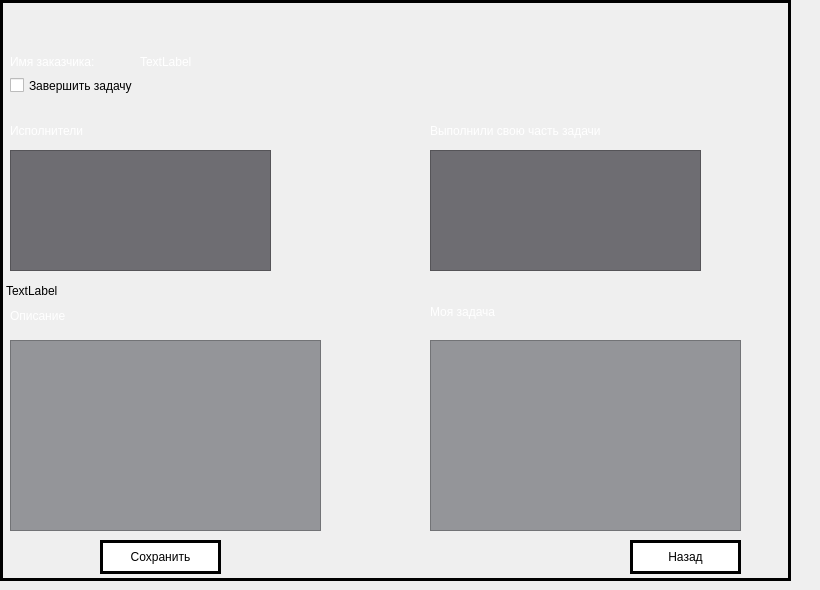
    <widget class="QWidget" name="page_5">
     <widget class="QLabel" name="label_6">
      <property name="geometry">
       <rect>
        <x>0</x>
        <y>0</y>
        <width>791</width>
        <height>581</height>
       </rect>
      </property>
      <property name="styleSheet">
       <string notr="true">background-image: url(:/img/backgroundPhotoSolarSystem_withoutSun.png);
	border: 3px solid rgb(0, 0, 0);</string>
      </property>
      <property name="text">
       <string>TextLabel</string>
      </property>
     </widget>
     <widget class="QCheckBox" name="checkBox_completeTheTask_onAboutTask">
      <property name="geometry">
       <rect>
        <x>10</x>
        <y>60</y>
        <width>401</width>
        <height>51</height>
       </rect>
      </property>
      <property name="styleSheet">
       <string notr="true">
background-color:none;
	font: 600 13pt &quot;Segoe UI Semibold&quot;;
color: white;
QCheckBox::::indicator
{
height: 30px; width: 30px;

}</string>
      </property>
      <property name="text">
       <string>Завершить задачу</string>
      </property>
     </widget>
     <widget class="QLabel" name="label_14">
      <property name="geometry">
       <rect>
        <x>10</x>
        <y>300</y>
        <width>211</width>
        <height>31</height>
       </rect>
      </property>
      <property name="styleSheet">
       <string notr="true">background-color: none;
color:white;
font: 14pt &quot;Simple Bold Jut Out&quot;;</string>
      </property>
      <property name="text">
       <string>Описание</string>
      </property>
     </widget>
     <widget class="QTableView" name="tableView_completedTaskPerformers_onAboutTask">
      <property name="geometry">
       <rect>
        <x>430</x>
        <y>150</y>
        <width>271</width>
        <height>121</height>
       </rect>
      </property>
      <property name="styleSheet">
       <string notr="true">QTableView
{


	font: 600 9pt &quot;Segoe UI Semibold&quot;;
	background-color: rgb(110, 109, 114);
	font-size:14px;
	outline:none;
}

QTableView::item:selected
{
	
	background-color: rgb(64, 64, 64);
   /* border: 5px solid #f6f7fa;*/
    border-color: rgb(64, 64, 64);
}




QHeaderView::section {
   border: 2px solid rgb(0, 0, 0);

	font: 600 9pt &quot;Segoe UI Semibold&quot;;
	background-color: rgb(95, 98, 103);
	font-size:14px;
	outline:none;
} 

QScrollBar:vertical {
     border: none;
     background: rgb(87, 87, 87);
	 width:6px;
	 

 }
 QScrollBar::handle:vertical {
	 border-radius: 5px;
     background: rgb(134, 134, 134);
     min-height: 25px;
 }
 QScrollBar::add-line:vertical {
     background-color:none
 }

 QScrollBar::sub-line:vertical {
      background-color:none
 }


 QScrollBar::add-page:vertical, QScrollBar::sub-page:vertical {
     background: none;
 }</string>
      </property>
     </widget>
     <widget class="QPushButton" name="pushButton_saveTaskDescription_onAboutTask">
      <property name="geometry">
       <rect>
        <x>100</x>
        <y>540</y>
        <width>121</width>
        <height>34</height>
       </rect>
      </property>
      <property name="styleSheet">
       <string notr="true">QPushButton{

	border:3px solid black;
	background-color: white;
}

QPushButton:hover
{
	background-color: rgb(222, 222, 222)
}

QPushButton:pressed
{
	background-color:rgb(151, 151, 151);
}</string>
      </property>
      <property name="text">
       <string>Сохранить</string>
      </property>
     </widget>
     <widget class="QTableView" name="tableView_allTaskPerformers_onAboutTask">
      <property name="geometry">
       <rect>
        <x>10</x>
        <y>150</y>
        <width>261</width>
        <height>121</height>
       </rect>
      </property>
      <property name="styleSheet">
       <string notr="true">



QTableView
{


	font: 600 9pt &quot;Segoe UI Semibold&quot;;
	background-color: rgb(110, 109, 114);
	font-size:14px;
	outline:none;
}

QTableView::item:selected
{
	
	background-color: rgb(64, 64, 64);
   /* border: 5px solid #f6f7fa;*/
    border-color: rgb(64, 64, 64);
}




QHeaderView::section {
   border: 2px solid rgb(0, 0, 0);

	font: 600 9pt &quot;Segoe UI Semibold&quot;;
	background-color: rgb(95, 98, 103);
	font-size:14px;
	outline:none;
} 

QScrollBar:vertical {
     border: none;
     background: rgb(87, 87, 87);
	 width:6px;
	 

 }
 QScrollBar::handle:vertical {
	 border-radius: 5px;
     background: rgb(134, 134, 134);
     min-height: 25px;
 }
 QScrollBar::add-line:vertical {
     background-color:none
 }

 QScrollBar::sub-line:vertical {
      background-color:none
 }


 QScrollBar::add-page:vertical, QScrollBar::sub-page:vertical {
     background: none;
 }</string>
      </property>
     </widget>
     <widget class="QLabel" name="label_8">
      <property name="geometry">
       <rect>
        <x>430</x>
        <y>100</y>
        <width>381</width>
        <height>61</height>
       </rect>
      </property>
      <property name="styleSheet">
       <string notr="true">background-color: none;
color:white;
font: 13pt &quot;Simple Bold Jut Out&quot;;</string>
      </property>
      <property name="text">
       <string>Выполнили свою часть задачи</string>
      </property>
     </widget>
     <widget class="QLabel" name="label_taskTitle_onAboutTask">
      <property name="geometry">
       <rect>
        <x>0</x>
        <y>0</y>
        <width>781</width>
        <height>41</height>
       </rect>
      </property>
      <property name="styleSheet">
       <string notr="true">QLabel
{
border: none;
background-color: none;
color:white;
font: 22pt &quot;Simple Bold Jut Out&quot;;
qproperty-alignment: AlignCenter;
}</string>
      </property>
      <property name="text">
       <string/>
      </property>
     </widget>
     <widget class="QLabel" name="label_personalTask_onAboutTask">
      <property name="geometry">
       <rect>
        <x>430</x>
        <y>300</y>
        <width>151</width>
        <height>24</height>
       </rect>
      </property>
      <property name="styleSheet">
       <string notr="true">background-color: none;
color:white;
font: 14pt &quot;Simple Bold Jut Out&quot;;</string>
      </property>
      <property name="text">
       <string>Моя задача</string>
      </property>
     </widget>
     <widget class="QPlainTextEdit" name="plainTextEdit_personalTask_onAboutTask">
      <property name="geometry">
       <rect>
        <x>430</x>
        <y>340</y>
        <width>311</width>
        <height>191</height>
       </rect>
      </property>
      <property name="styleSheet">
       <string notr="true">background-color: rgb(148, 149, 153);</string>
      </property>
     </widget>
     <widget class="QLabel" name="label_bossName_onAboutTask">
      <property name="geometry">
       <rect>
        <x>140</x>
        <y>50</y>
        <width>151</width>
        <height>24</height>
       </rect>
      </property>
      <property name="styleSheet">
       <string notr="true">background-color: none;
color:white;
font: 13pt &quot;Simple Bold Jut Out&quot;;</string>
      </property>
      <property name="text">
       <string>TextLabel</string>
      </property>
     </widget>
     <widget class="QPlainTextEdit" name="plainTextEdit_taskDescription_onAboutTask">
      <property name="geometry">
       <rect>
        <x>10</x>
        <y>340</y>
        <width>311</width>
        <height>191</height>
       </rect>
      </property>
      <property name="styleSheet">
       <string notr="true">background-color: rgb(148, 149, 153);
font: 11pt &quot;Segoe UI Symbol&quot;;</string>
      </property>
      <property name="plainText">
       <string/>
      </property>
     </widget>
     <widget class="QPushButton" name="pushButton_backToMain_onAboutTask">
      <property name="geometry">
       <rect>
        <x>630</x>
        <y>540</y>
        <width>111</width>
        <height>34</height>
       </rect>
      </property>
      <property name="styleSheet">
       <string notr="true">QPushButton{

	border:3px solid black;
	background-color: white;
}

QPushButton:hover
{
	background-color: rgb(222, 222, 222)
}

QPushButton:pressed
{
	background-color:rgb(151, 151, 151);
}</string>
      </property>
      <property name="text">
       <string>Назад</string>
      </property>
     </widget>
     <widget class="QLabel" name="label_15">
      <property name="geometry">
       <rect>
        <x>10</x>
        <y>110</y>
        <width>181</width>
        <height>41</height>
       </rect>
      </property>
      <property name="styleSheet">
       <string notr="true">background-color: none;
color:white;
font: 14pt &quot;Simple Bold Jut Out&quot;;</string>
      </property>
      <property name="text">
       <string>Исполнители</string>
      </property>
     </widget>
     <widget class="QLabel" name="label_16">
      <property name="geometry">
       <rect>
        <x>10</x>
        <y>50</y>
        <width>161</width>
        <height>24</height>
       </rect>
      </property>
      <property name="styleSheet">
       <string notr="true">background-color: none;
color:white;
font: 13pt &quot;Simple Bold Jut Out&quot;;</string>
      </property>
      <property name="text">
       <string>Имя заказчика:</string>
      </property>
     </widget>
    </widget>
